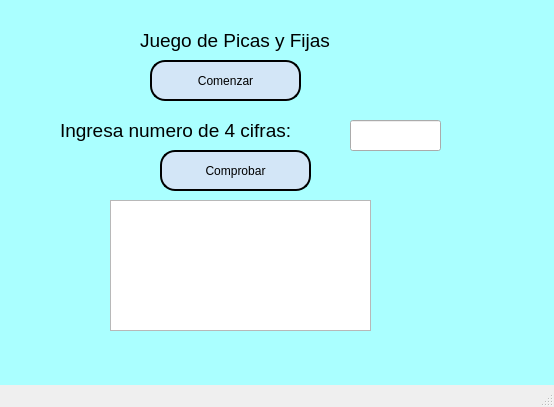
<?xml version="1.0" encoding="UTF-8"?>
<ui version="4.0">
 <class>MainWindow</class>
 <widget class="QMainWindow" name="MainWindow">
  <property name="geometry">
   <rect>
    <x>0</x>
    <y>0</y>
    <width>554</width>
    <height>407</height>
   </rect>
  </property>
  <property name="windowTitle">
   <string>MainWindow</string>
  </property>
  <property name="styleSheet">
   <string notr="true"/>
  </property>
  <widget class="QWidget" name="centralwidget">
   <widget class="QLabel" name="lbl_instrucciones">
    <property name="geometry">
     <rect>
      <x>140</x>
      <y>20</y>
      <width>231</width>
      <height>41</height>
     </rect>
    </property>
    <property name="font">
     <font>
      <pointsize>14</pointsize>
     </font>
    </property>
    <property name="text">
     <string>Juego de Picas y Fijas</string>
    </property>
   </widget>
   <widget class="QLineEdit" name="txt_numero_ingresado">
    <property name="geometry">
     <rect>
      <x>350</x>
      <y>120</y>
      <width>91</width>
      <height>31</height>
     </rect>
    </property>
    <property name="font">
     <font>
      <pointsize>14</pointsize>
     </font>
    </property>
   </widget>
   <widget class="QTextEdit" name="txt_resultados">
    <property name="geometry">
     <rect>
      <x>110</x>
      <y>200</y>
      <width>261</width>
      <height>131</height>
     </rect>
    </property>
    <property name="readOnly">
     <bool>true</bool>
    </property>
   </widget>
   <widget class="QPushButton" name="btn_comenzar">
    <property name="geometry">
     <rect>
      <x>150</x>
      <y>60</y>
      <width>151</width>
      <height>41</height>
     </rect>
    </property>
    <property name="styleSheet">
     <string notr="true">border: 2px solid black;
background-color: rgb(211, 230, 247);
border-radius: 15px;</string>
    </property>
    <property name="text">
     <string>Comenzar</string>
    </property>
   </widget>
   <widget class="QPushButton" name="btn_comprobar">
    <property name="geometry">
     <rect>
      <x>160</x>
      <y>150</y>
      <width>151</width>
      <height>41</height>
     </rect>
    </property>
    <property name="styleSheet">
     <string notr="true">border: 2px solid black;
background-color: rgb(211, 230, 247);
border-radius: 15px;</string>
    </property>
    <property name="text">
     <string>Comprobar</string>
    </property>
   </widget>
   <widget class="QLabel" name="lbl_instrucciones_2">
    <property name="geometry">
     <rect>
      <x>60</x>
      <y>110</y>
      <width>281</width>
      <height>41</height>
     </rect>
    </property>
    <property name="font">
     <font>
      <pointsize>14</pointsize>
     </font>
    </property>
    <property name="text">
     <string>Ingresa numero de 4 cifras:</string>
    </property>
   </widget>
   <widget class="QLabel" name="label_8">
    <property name="geometry">
     <rect>
      <x>10</x>
      <y>10</y>
      <width>101</width>
      <height>41</height>
     </rect>
    </property>
    <property name="text">
     <string/>
    </property>
    <property name="pixmap">
     <pixmap resource="../../Resource/resource.qrc">:/Logos/uatlogopng.png</pixmap>
    </property>
    <property name="scaledContents">
     <bool>true</bool>
    </property>
   </widget>
   <widget class="QLabel" name="label_7">
    <property name="geometry">
     <rect>
      <x>410</x>
      <y>0</y>
      <width>141</width>
      <height>41</height>
     </rect>
    </property>
    <property name="text">
     <string/>
    </property>
    <property name="pixmap">
     <pixmap resource="../../Resource/resource.qrc">:/Logos/fians.png</pixmap>
    </property>
    <property name="scaledContents">
     <bool>true</bool>
    </property>
   </widget>
   <widget class="QLabel" name="label_9">
    <property name="geometry">
     <rect>
      <x>440</x>
      <y>270</y>
      <width>141</width>
      <height>81</height>
     </rect>
    </property>
    <property name="text">
     <string/>
    </property>
    <property name="pixmap">
     <pixmap resource="../../Resource/resource.qrc">:/Logos/Shelby-Logo.png</pixmap>
    </property>
    <property name="scaledContents">
     <bool>true</bool>
    </property>
   </widget>
   <widget class="QLabel" name="label_4">
    <property name="geometry">
     <rect>
      <x>0</x>
      <y>0</y>
      <width>721</width>
      <height>401</height>
     </rect>
    </property>
    <property name="cursor">
     <cursorShape>PointingHandCursor</cursorShape>
    </property>
    <property name="styleSheet">
     <string notr="true">background-color: rgb(255, 255, 127);
background-color: rgb(170, 255, 255);</string>
    </property>
    <property name="text">
     <string/>
    </property>
    <property name="pixmap">
     <pixmap>../../../../../Downloads/backg.jpg</pixmap>
    </property>
   </widget>
   <zorder>label_4</zorder>
   <zorder>lbl_instrucciones</zorder>
   <zorder>txt_numero_ingresado</zorder>
   <zorder>txt_resultados</zorder>
   <zorder>btn_comenzar</zorder>
   <zorder>btn_comprobar</zorder>
   <zorder>lbl_instrucciones_2</zorder>
   <zorder>label_8</zorder>
   <zorder>label_7</zorder>
   <zorder>label_9</zorder>
  </widget>
  <widget class="QMenuBar" name="menubar">
   <property name="geometry">
    <rect>
     <x>0</x>
     <y>0</y>
     <width>554</width>
     <height>26</height>
    </rect>
   </property>
  </widget>
  <widget class="QStatusBar" name="statusbar"/>
 </widget>
 <resources>
  <include location="../../Resource/resource.qrc"/>
  <include location="../../Resource/resource.qrc"/>
 </resources>
 <connections/>
</ui>
